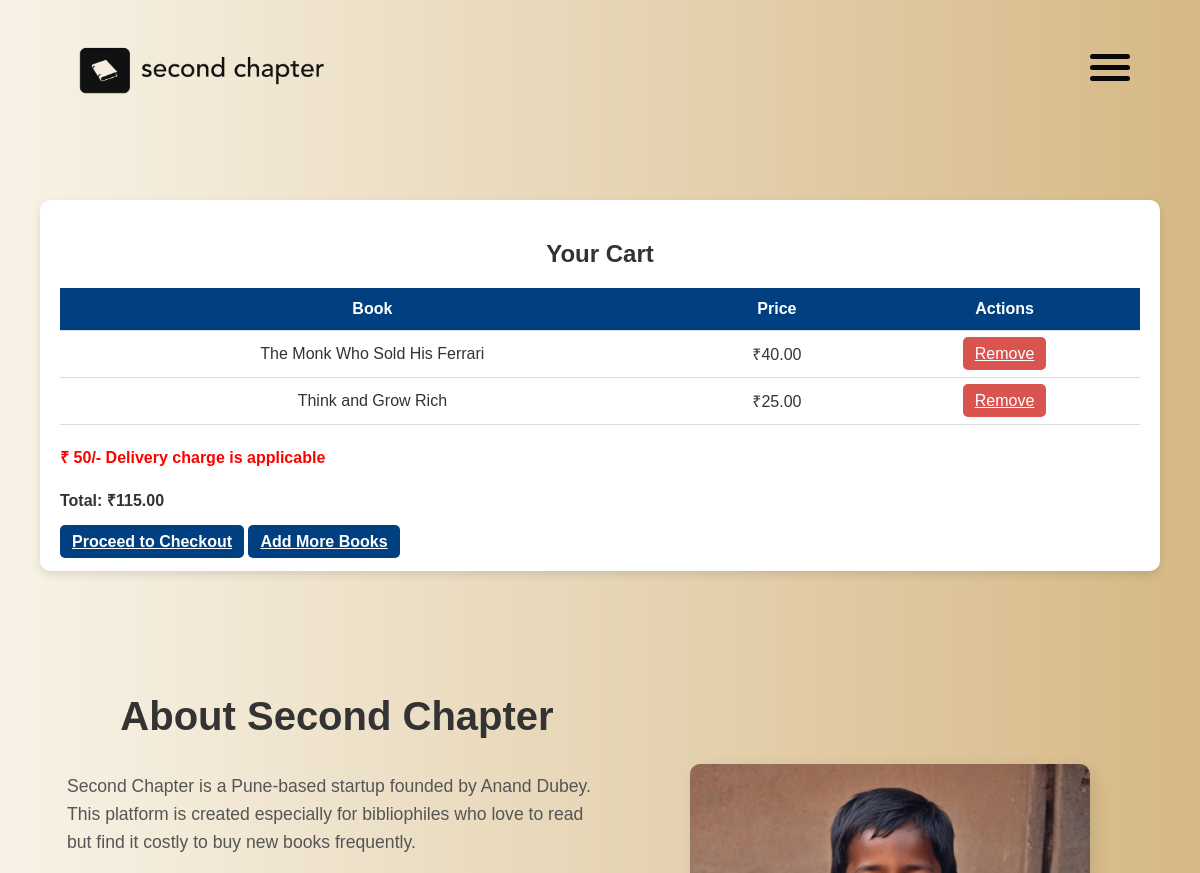
The app's page /cart/ (signed in, upper part), older data.
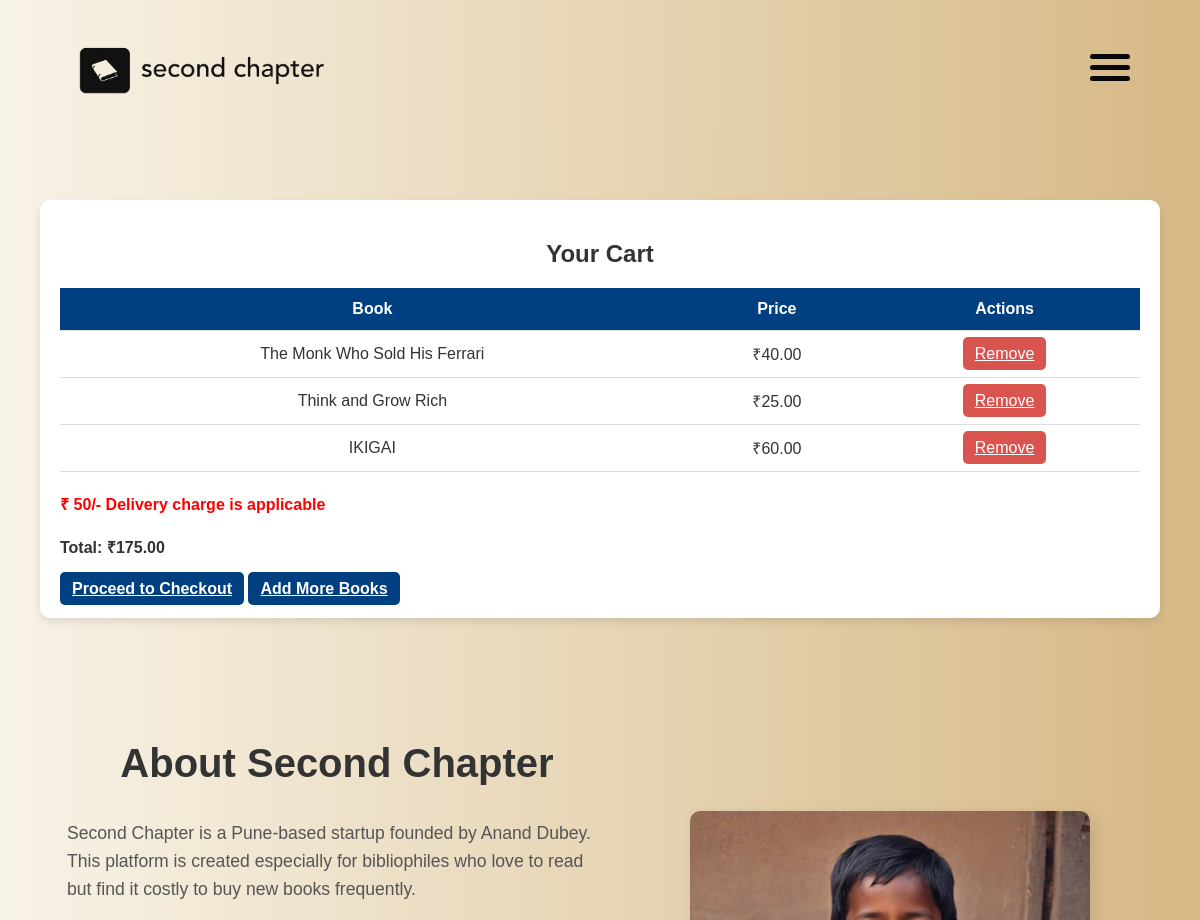
The same page, newer data.
### home/models.py (models this page shows, shortened)
class OrderItem(models.Model):
    user = models.ForeignKey(User, on_delete=models.CASCADE)
    item = models.ForeignKey(Book, on_delete=models.CASCADE)
    order = models.ForeignKey(Order, related_name='items', on_delete=models.CASCADE, null=True, blank=True)
    ordered = models.BooleanField(default=False) # This flag differentiates cart items from ordered items

class Book(models.Model):
    title = models.CharField(max_length=255)
    author = models.CharField(max_length=255, blank=True, null=True)
    CATEGORY_CHOICES = [
        ('Academic', 'Academic'),
        ('Personal Development', 'Personal Development'),
        ('Novels', 'Novels'),
    ]
    category = models.CharField(max_length=100, choices=CATEGORY_CHOICES)
    condition = models.CharField(max_length=100)
    mrp = models.DecimalField(max_digits=10, decimal_places=2)
    discounted_price = models.DecimalField(max_digits=10, decimal_places=2)
    description = models.TextField()
    cover_image = models.ImageField(upload_to='book_covers/')
    is_in_stock = models.BooleanField(default=True)  # New field for stock status

### home/views.py (the view)
# urls.py: path("cart/",views.cart_view,name='cart'),
@login_required(login_url='/login/')
def cart_view(request):
    cart_items = OrderItem.objects.filter(user=request.user, ordered=False)
    total_price = sum(item.item.discounted_price for item in cart_items) + 50
    context = {
        'cart_items': cart_items,
        'total_price': total_price
    }
    return render(request, "home/main/cart.html", context)

### home/templates/home/main/cart.html (shortened to what this page needs)
{% load static %}
<!DOCTYPE html>
<html lang="en">
<head>
    <link rel="stylesheet" href="{% static 'assets/css/style.css' %}">
</head>
<body>
    <header>
        <div class="logo">
            <img src="{% static 'assets/img/logo.png' %}" alt="Second Chapter Logo">
        </div>
    </header>
<div class="container">
    <h2>Your Cart</h2>
    <table>
        <thead>
            <tr>
                <th>Book</th>
                <th>Price</th>
                <th>Actions</th>
            </tr>
        </thead>
        <tbody>
            {% for item in cart_items %}
            <tr>
                <td>{{ item.item.title }}</td>
                <td>₹{{ item.item.discounted_price }}</td>
                <td><a href="{% url 'remove-from-cart' item.id %}" class="btn btn-danger">Remove</a></td>
            </tr>
            {% empty %}
            <tr>
                <td colspan="5">Your cart is empty.</td>
            </tr>
            {% endfor %}
        </tbody>
    </table>
    <h4 style= "color: red;">₹ 50/- Delivery charge is applicable</h4>
    <h4>Total: ₹{{ total_price|floatformat:2 }}</h4>
    <a href="{% url 'buy' %}" class="btn btn-primary">Proceed to Checkout</a>
    <a href="{% url 'buybooks' %}"class="btn btn-primary">Add More Books</a>
</div>
<section class="about-section" >
        <div class="about-container">
            <div class="about-text">
                <h2>About Second Chapter</h2>
                <p>Second Chapter is a Pune-based startup founded by Anand Dubey. This platform is created especially for bibliophiles who love to read but find it costly to buy new books frequently.</p>
            </div>
            <div class="about-image">
                <img src="{% static 'assets/img/freepik__a-happy-poor-kid-with-books__47838.jpeg' %}" alt="Second Chapter - Used Books">
            </div>
        </div>
</section>
</body>
</html>

Row changes from the older to the newer data that the page shows:
added OrderItem: item "IKIGAI", item.discounted_price "60.00"
Text that changed along with them:
{{ total_price|floatformat:2 }}: "115.00" → "175.00"
